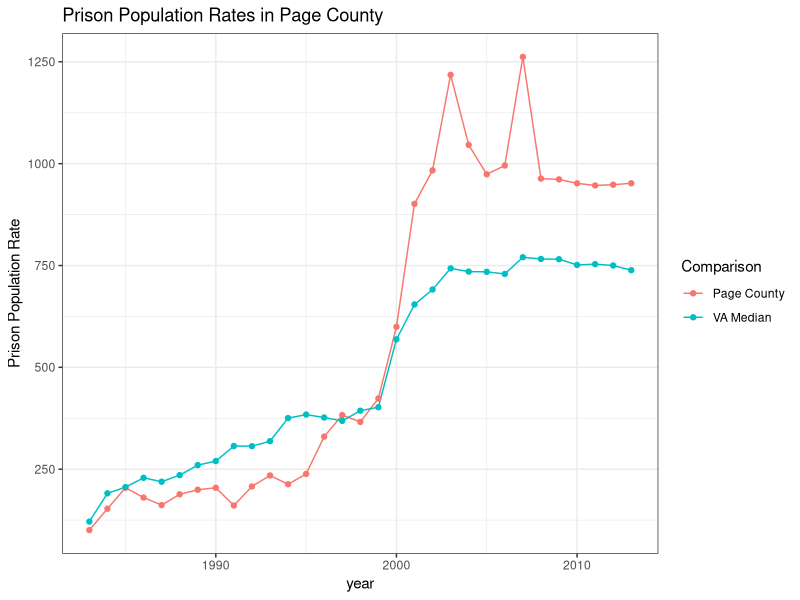

This figure's R source:
## ---- chunk 1
library(ggplot2)
library(readxl)
#install.packages("magrittr")
library(magrittr)
#install.packages("dplyr")
#library(dplyr)
library(dplyr)

#Load Data
data <- read_excel("VA_Incarceration_Rates.xlsx")

#Select Columns
data2 <- data %>% select(yfips, year,county_name,total_prison_pop_rate)

#Calc Va Medians
med <- data2 %>% group_by(year) %>% summarise(total_prison_pop_rate=median(total_prison_pop_rate, na.rm = TRUE))
med$county_name <- "VA Median"
med$yfips <- 51

#merge medians with county data
data3 <- rbind(data2,med)

#Drop Nas
page_compare <- subset(data3, year>=1983 & year <= 2013 & county_name %in% c("Greene County", "Rappahanock County", "Warren County", "VA Median", "Page County", "Rockingham County", "Madison County", "Shenandoah County"))

## Line Graph
compare <- subset(page_compare, county_name%in%c("Page County","VA Median"))

p<-ggplot(compare, aes(x=year, y=total_prison_pop_rate, group=county_name)) +
  geom_line(aes(color=county_name))+
  geom_point(aes(color=county_name)) +theme_bw()+
  ggtitle("Prison Population Rates in Page County") + labs(y="Prison Population Rate")+
  scale_color_discrete("Comparison")
p
